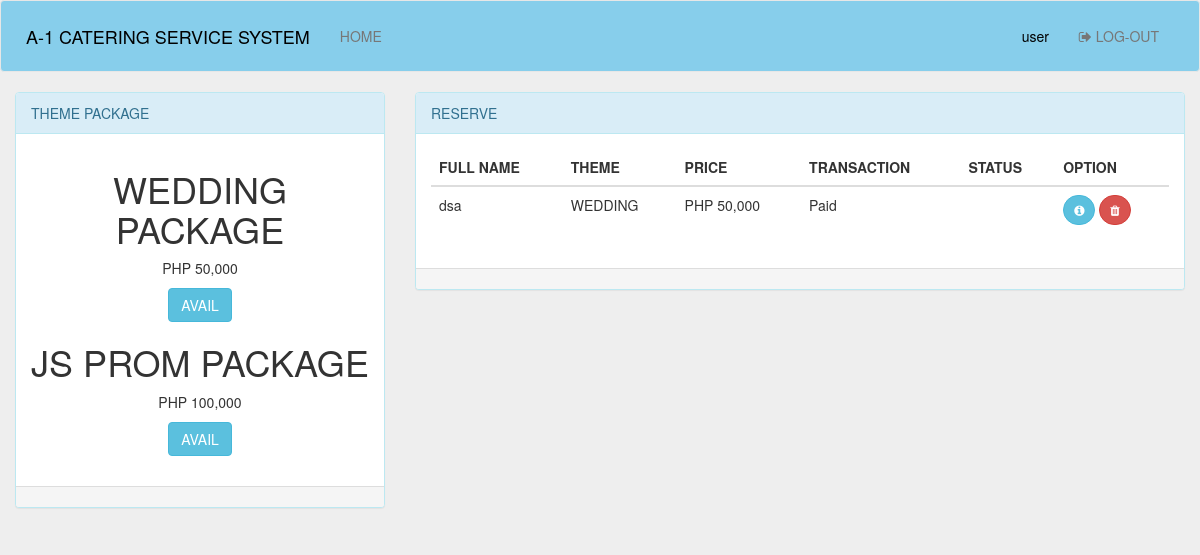
The page /index.php (signed in) on the database its author committed.
### tables this page shows
CREATE TABLE `package` (
  `package_id` int(11) NOT NULL,
  `theme` varchar(100) NOT NULL,
  `pax` varchar(100) NOT NULL,
  `price` varchar(100) NOT NULL,
  `food` varchar(1000) NOT NULL,
  `quantity` varchar(100) NOT NULL
);

CREATE TABLE `reserve` (
  `reserve_id` int(11) NOT NULL,
  `client_id` varchar(100) NOT NULL,
  `full_name` varchar(1000) NOT NULL,
  `contact_number` varchar(1000) NOT NULL,
  `email_ad` varchar(1000) NOT NULL,
  `c_address` varchar(1000) NOT NULL,
  `packs_id` varchar(100) NOT NULL,
  `payment` varchar(100) NOT NULL,
  `status` varchar(100) NOT NULL,
  `state` varchar(100) NOT NULL
);

### index.php (the view, shortened to what this page needs)
<?php
	include('functions.php');
?>
<!DOCTYPE html>
<html>
<head>
	<link rel="stylesheet" type="text/css" href="css/bootstrap.min.css">
	<link rel="stylesheet" type="text/css" href="css/font-awesome.css">
</head>
<body style="background-color: #EEE;">
	<nav class="navbar navbar-default" style="background-color: skyblue; padding: 10px 10px;">
	  <div class="container-fluid">
	    <div class="navbar-header">
	      <a class="navbar-brand" style="color: black;">A-1 CATERING SERVICE SYSTEM</a>
	    </div>
	    <div class="collapse navbar-collapse" id="myNavbar">
	      <ul class="nav navbar-nav navbar-center">
	        <li style="border-style: inset; border: 1px black;"><a  href="index.php">HOME</a></li>
	      </ul>
	      <ul class="nav navbar-nav navbar-right">
	      	<li><a href="" style="color: black; cursor: default;"><?php echo $_SESSION['user']['username']; ?></a></li>
		      <li><a href="index.php?logout='1'"><span class=" fa fa-sign-out"></span> LOG-OUT</a></li>
		    </ul>
	    </div>
	  </div>
	</nav>
	<div class="container-fluid">
		<div class="row">
			<div class="col-md-4">
				<div class="panel panel-info">
					<div class="panel-heading">
						THEME PACKAGE
					</div>
					<div class="panel-body">
						<?php
							$sql = "SELECT * FROM package";
							$result = mysqli_query($db,$sql);
							while ($row = mysqli_fetch_array($result)) {
						?>
						<div class="form-group text-center">
							<h1><?php echo $row['theme']; ?> PACKAGE</h1>
							<p>PHP <?php echo $row['price']; ?></p>
							<p><a href="pax_details.php?id=<?php echo $row['package_id']; ?>" class="btn btn-info">AVAIL</a></p>
						</div>
						<?php } ?>
					</div>
					<div class="panel-footer">
					</div>
				</div>
			</div>
			<div class="col-md-8">
				<div class="panel panel-info">
					<div class="panel-heading">
						RESERVE
					</div>
					<div class="panel-body">
						<table class="table table-hover">
							<thead>
								<tr>
									<th>FULL NAME</th>
									<th>THEME</th>
									<th>PRICE</th>
									<th>TRANSACTION</th>
									<th>STATUS</th>
									<th>OPTION</th>
								</tr>
							</thead>
							<tbody>
								<?php
								$your_id = $_SESSION['user']['id'];
									$sql = "SELECT * FROM reserve INNER JOIN package ON reserve.packs_id = package.package_id WHERE client_id = '$your_id' ";
									$res = mysqli_query($db,$sql);
									while ($fetch = mysqli_fetch_array($res)) {
								?>
								<tr>
									<td><?php echo $fetch['full_name']; ?></td>
									<td><?php echo $fetch['theme']; ?></td>
									<td>PHP <?php echo $fetch['price']; ?></td>
									<td><?php echo $fetch['status']; ?></td>
									<td>
									</td>
									<td><a href="reserve_details.php?id=<?php echo $fetch['reserve_id']; ?>" data-toggle="tooltip" data-placement="top" title="VIEW"><button class="btn btn-info btn-fab btn-sm" style="border-radius: 50px;"><i class="fa fa-info-circle"></i></button></a>
										<a href="delete_order.php?id=<?php echo $fetch['reserve_id']; ?>" data-toggle="tooltip" data-placement="top" title="VIEW"><button class="btn btn-danger btn-fab btn-sm" style="border-radius: 50px;"><i class="fa fa-trash"></i></button></a></td>
								<?php } ?>
								</tr>
							</tbody>
						</table>
					</div>
					<div class="panel-footer">
					</div>
				</div>
			</div>
		</div>
	</div>
</body>
</html>

### rows shown on the page
package: theme "WEDDING", price "50,000"
package: theme "JS PROM", price "100,000"
reserve: full_name "dsa", package.theme "WEDDING", package.price "50,000", status "Paid"

### other values the page prints
$_SESSION['user']['username'] "user"
